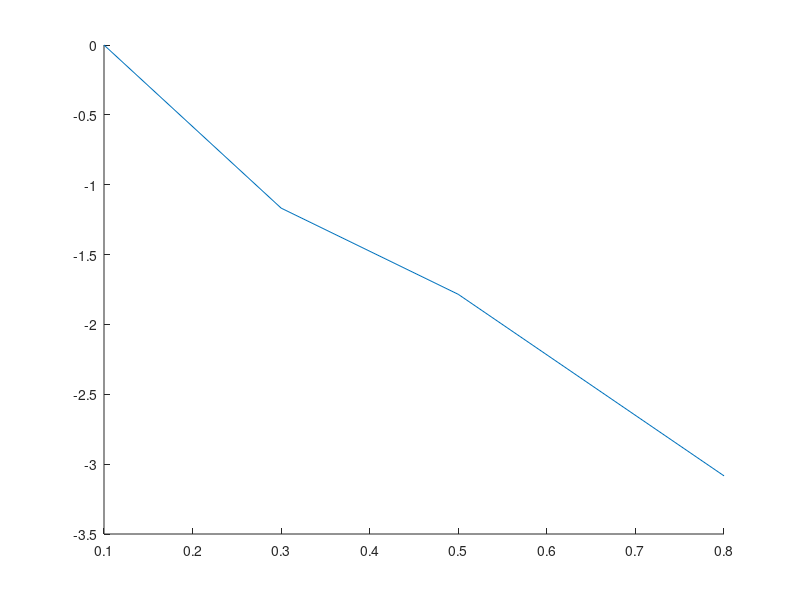

The MATLAB source for this figure: (Note: this script raises an error after producing the figure.)
clc
clear
close all

% units
% rho_al, rho_pb = g/cm^3
% t_al, t_pb = s
% tau_0 = mu s
% x_al, x_pb = mm
% n_mess_al, n_korr_al, n1, n_mess_pb, n_korr_pb = 1/s
% d_betamax = mm
% n_gamma_max, n_ges, n_beta_max = 1/s
% mu_al, mu_pb = 1/cm
% mu_rho = cm^2/g
% d_half_pb = mm

% pre allocation
data = struct;

% pre definition
x_al = [0.1, 0.3, 0.5, 0.8, 1.0, 2.0, 3.0, 4.0, 8.0, 16.0]; % in mm
x_pb = [1.0, 2.0, 3.0, 4.0, 6.0, 8.0, 10.0, 15.0, 20.0, 30.0];  % in mm
t_al = ones(size(x_al));
t_pb = ones(size(x_pb));
t_al(:) = 60;    % in s
t_pb(:) = 120;  % in s
tau_0 = 230;    % in µs
y = log(1/50);
rho_al = 2.7;   % in g/cm^3
rho_pb = 11.34; % in g/cm^3

% insert their values here
N_al = [9894, 3161, 1715, 470, 448, 410, 392, 401, 330, 305];
N_pb = [770, 706, 643, 567, 505, 395, 358, 245, 176, 98];

% 1a) n_mess & n_korr Aluminium
n_mess_al = zeros(size(N_al));
n_korr_al = zeros(size(N_al));
for N = 1:size(N_al, 2)
    n_mess_al(N) = N_al(N) / t_al(N);
    n_korr_al(N) = (N_al(N) / t_al(N)) / (1 - ((N_al(N) / t_al(N)) * tau_0 * 10^(-6)));
end

% ln(n_i/n_1) Aluminium
ln_nin1_al = zeros(size(N_al));
for N = 1:size(N_al, 2)
    ln_nin1_al(N) = log(n_korr_al(N) / n_korr_al(1));
end

n1 = n_korr_al(1);

% 1b) plot 
fig_al = figure(1);
hold on


% Regressionsgerade
x1 = x_al(1:4);
x2 = x_al(5:end);
y1 = ln_nin1_al(1:4);
y2 = ln_nin1_al(5:end);

p1 = polyfit(x1, y1, 1);
f1 = polyval(p1, x1);
p2 = polyfit(x2, y2, 1);
f2 = polyval(p2, x2);


al_1 = plot(x1, y1);
al_1.Marker = "o";
al_1.MarkerEdgeColor = "blue";
al_1.MarkerFaceColor = "blue";
al_1.LineStyle = "none";
al_1_reg = plot(x1, f1);
al_1_reg.Color = "blue";
al_2 = plot(x2, y2);
al_2.Marker = "o";
al_2.MarkerEdgeColor = "red";
al_2.MarkerFaceColor = "red";
al_2.LineStyle = "none";
al_2_reg = plot(x2, f2);
al_2_reg.Color = "red";

xlabel("x [mm]")
ylabel("ln(ni/n1)")
hold off

m1 = p1(1);     % in 1/mm
y0_1 = p1(2);
m2 = p2(1);     % in 1/mm
y0_2 = p2(2);

% 1c) Interpolation to find d_beta,max
d_betamax = (y - y0_1) / m1;

% 1d) mu/rho
mu_al = -m2 * 10;   % in 1/cm
mu_rho = mu_al/rho_al;  % in cm^2/g

% 2 Nachweiswahrscheinlichkeit
n_gamma_max = exp(y0_2) * n1;
n_ges = exp(y0_1) * n1;
n_beta_max = n_ges - n_gamma_max;

p_nachweis = n_gamma_max / n_beta_max;

data.x_al = x_al;
data.t_al = t_al;
data.N_al = N_al;
data.n_mess_al = n_mess_al;
data.n_korr_al = n_korr_al;
data.ln_nin1_al = ln_nin1_al;
data.n1_al = n1;
data.reg1_al = [m1, y0_1];
data.reg2_al = [m2, y0_2];
data.n_gamma_max_al = n_gamma_max;
data.n_beta_max_al = n_beta_max;
data.d_betamax_al = d_betamax;
data.Massenschwaechungskoeffizient_al = mu_rho;
data.Schwaechungskoeffizient_al = mu_al;
data.p_nachweis = p_nachweis;
data.tau_0 = tau_0;

% 3) Pb
% 3a) 
y = log(1/2);

n_mess_pb = zeros(size(N_pb));
n_korr_pb = zeros(size(N_pb));
for N = 1:size(N_pb, 2)
    n_mess_pb(N) = N_pb(N) / t_pb(N);
    n_korr_pb(N) = (N_pb(N) / t_pb(N)) / (1 - ((N_pb(N) / t_pb(N)) * tau_0 * 10^(-6)));
end

% ln(n_i/n_1) Aluminium
ln_nin1_pb = zeros(size(N_pb));
for N = 1:size(N_pb, 2)
    ln_nin1_pb(N) = log(n_mess_pb(N) / n_mess_pb(1));
end

n1 = n_mess_pb(1);

% plot 
fig_pb = figure(2);
hold on

p_pb = polyfit(x_pb, ln_nin1_pb, 1);
f_pb = polyval(p_pb, x_pb);


% Regressionsgerade
pb_plot = plot(x_pb, ln_nin1_pb);
pb_plot.Marker = "o";
pb_plot.MarkerEdgeColor = "blue";
pb_plot.MarkerFaceColor = "blue";
pb_plot.LineStyle = "none";

pb_plot_reg = plot(x_pb, f_pb);
pb_plot_reg.Color = "blue";

xlabel("x [mm]")
ylabel("ln(ni/n1)")

m1 = p_pb(1);     % in 1/mm
y0_1 = p_pb(2);

% 3 b) Halbwertsdicke
d_half_pb = (y - y0_1) / m1;

% 3c) Schwächungskoeffizient
mu_pb = -m1 * 10;     % in 1/cm
mu_rho = mu_pb/rho_pb;  % in cm^2/g

data.x_pb = x_pb;
data.t_pb = t_pb;
data.N_pb = N_pb;
data.n_mess_pb = n_mess_pb;
data.n_korr_pb = n_korr_pb;
data.ln_nin1_pb = ln_nin1_pb;
data.n1_pb = n1;
data.reg1_pb = [m1, y0_1];
data.d_half_pb = d_half_pb;
data.Massenschwaechungskoeffizient_pb = mu_rho;
data.Schwaechungskoeffizient_pb = mu_pb;


to_save = true;
if to_save
    prompt = ("Insert Filename: ");
    savename = input(prompt);
    save(strcat(char('G:\Meine Ablage\Master\Physik\Abgegebene Protokolle\Praktikum SoSe 25\'), ...
                        char(savename), '.mat'), '-struct', 'data')
end
